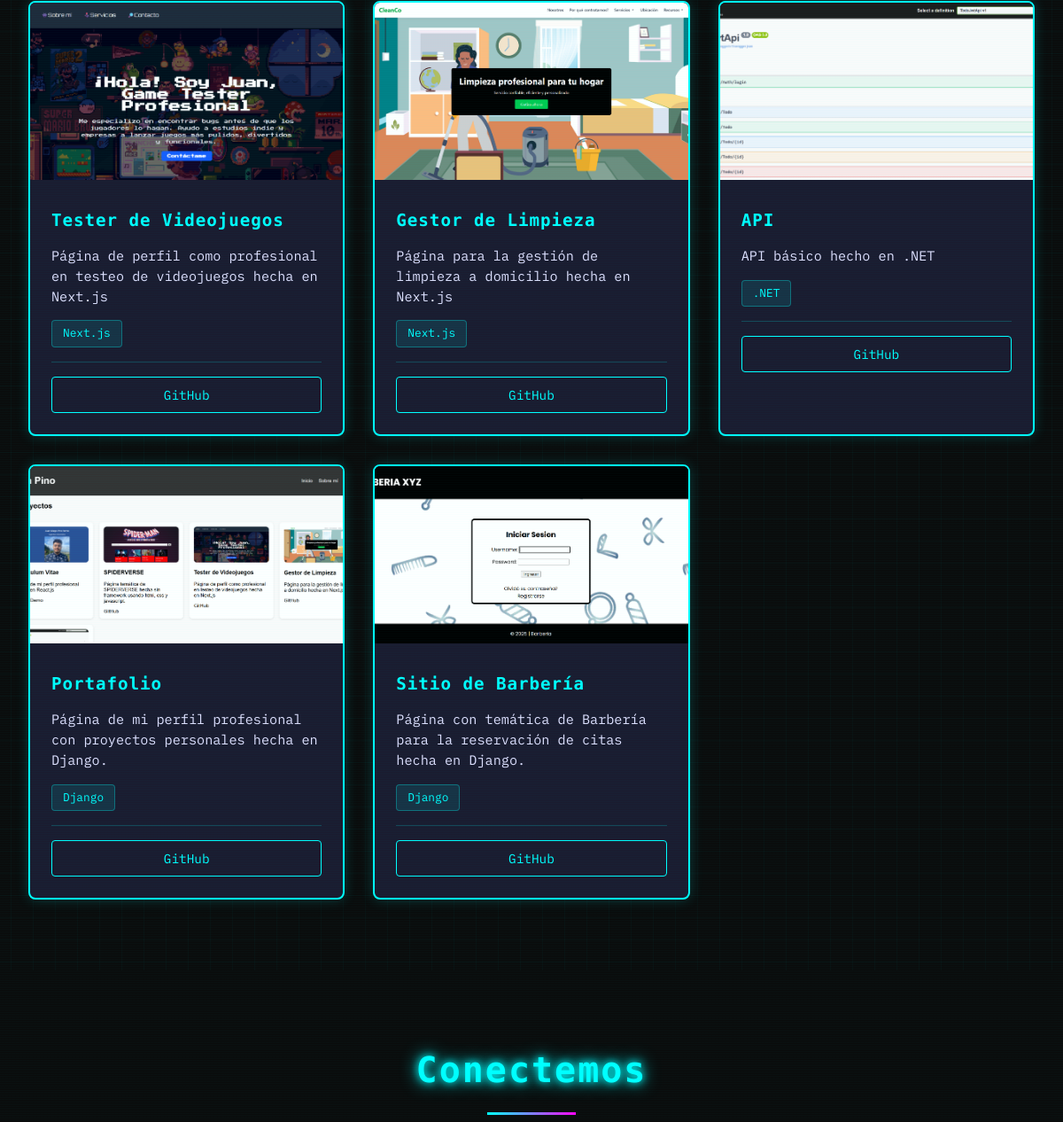
/ (middle part), run on an earlier commit of the app's database.
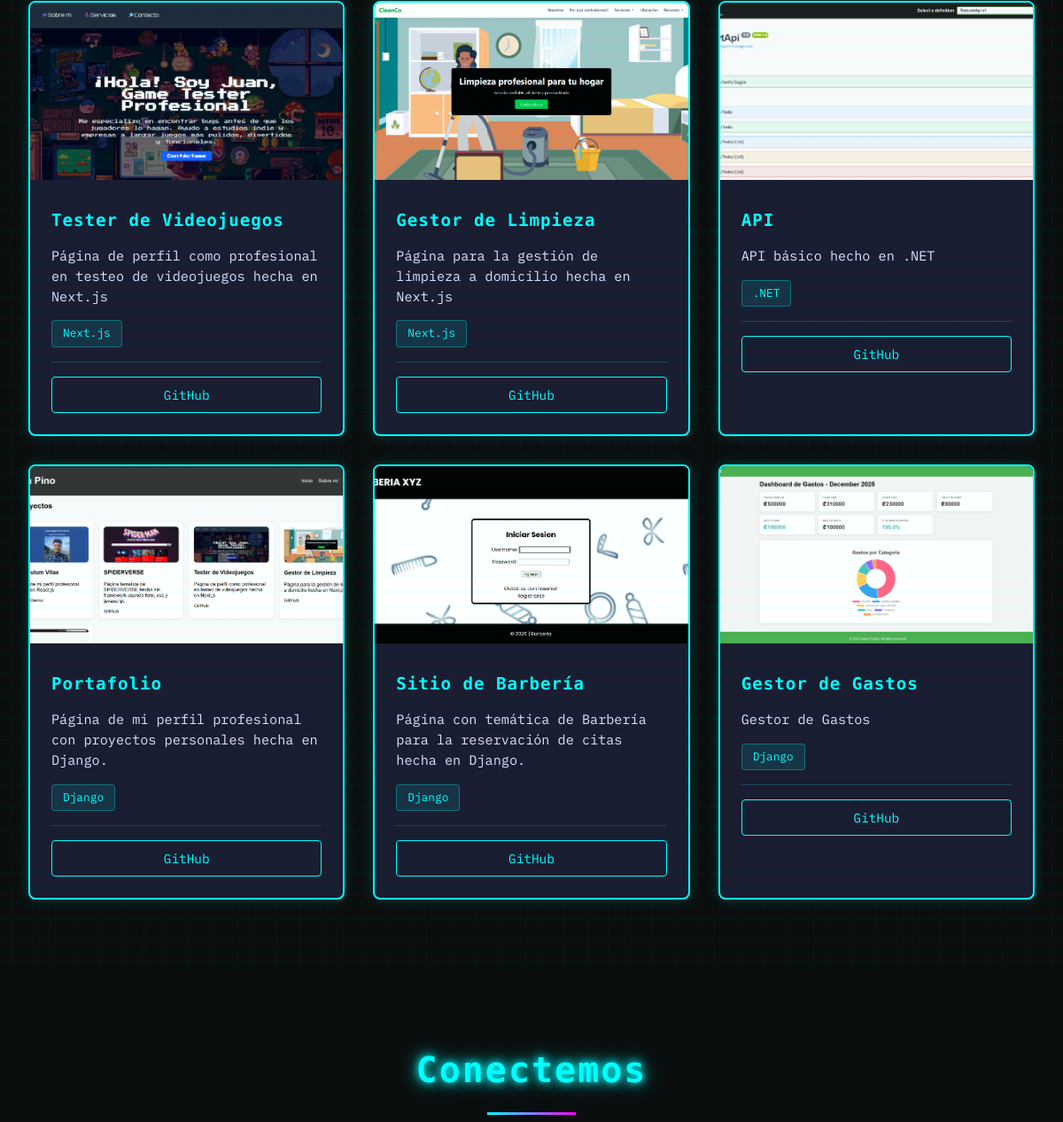
And on a later commit of the database.
### core/models.py (models this page shows, shortened)
class Project(models.Model):
    title = models.CharField(max_length=200)
    description = models.TextField()
    image = models.ImageField(upload_to='projects/', null=True, blank=True)
    technologies = models.CharField(max_length=500, help_text="Tecnologías separadas por comas")
    github_url = models.URLField(blank=True, null=True)
    demo_url = models.URLField(blank=True, null=True)
    order = models.IntegerField(default=0)
    created_at = models.DateTimeField(auto_now_add=True)
    updated_at = models.DateTimeField(auto_now=True)
    class Meta:
        ordering = ['order']
        verbose_name = 'Proyecto'
        verbose_name_plural = 'Proyectos'
    def get_technologies_list(self):
        return [tech.strip() for tech in self.technologies.split(',')]

### core/views.py (the view)
# urls.py: path('', HomeView.as_view(), name='home'),
class HomeView(TemplateView):
    template_name = 'index.html'
    def get_context_data(self, **kwargs):
        context = super().get_context_data(**kwargs)
        context['projects'] = Project.objects.all()
        return context

### core/templates/index.html (shortened to what this page needs)
{% load static %}
<!DOCTYPE html>
<html lang="es">
<head>
    <link rel="stylesheet" href="{% static 'css/style.css' %}">
</head>
<body class="grid-bg scan-lines">
    <section id="projects">
        <div class="container">
            <div class="projects-grid">
                {% for project in projects %}
                <div class="project-card">
                    {% if project.image %}
                    <img src="{{ project.image.url }}" alt="{{ project.title }}" class="project-image">
                    {% else %}
                    <div class="project-image" style="background: linear-gradient(135deg, #00ffff, #ff00ff); display: flex; align-items: center; justify-content: center; color: #0a0a0a; font-weight: bold;">
                        {{ project.title }}
                    </div>
                    {% endif %}
                    <div class="project-content">
                        <h3 class="project-title">{{ project.title }}</h3>
                        <p class="project-description">{{ project.description }}</p>
                        <div class="project-technologies">
                            {% for tech in project.get_technologies_list %}
                            <span class="project-tech">{{ tech }}</span>
                            {% endfor %}
                        </div>
                        <div class="project-links">
                            {% if project.github_url %}
                            <a href="{{ project.github_url }}" target="_blank" rel="noopener noreferrer" class="project-link">
                                GitHub
                            </a>
                            {% endif %}
                        </div>
                    </div>
                </div>
                {% empty %}
                <p style="grid-column: 1 / -1; text-align: center; color: #a0a0c0;">
                    Los proyectos se cargarán desde la base de datos...
                </p>
                {% endfor %}
            </div>
        </div>
    </section>
    <section id="contact">
        <div class="container">
            <div class="section-title">
                <h2 class="neon-cyan">Conectemos</h2>
                <div class="title-underline"></div>
            </div>
        </div>
    </section>
</body>
</html>

What changed in the data, as far as the page shows it:
added Project: image (picture), title "Gestor de Gastos", description "Gestor de Gastos", get_technologies_list "Django"
